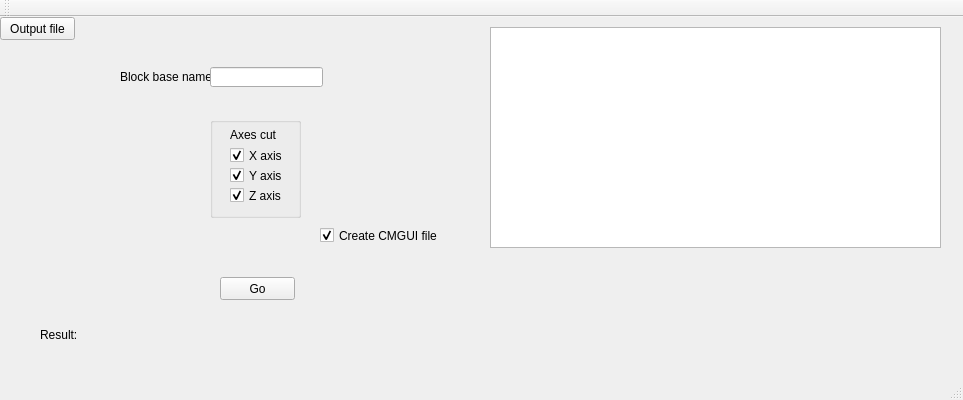
<?xml version="1.0" encoding="UTF-8"?>
<ui version="4.0">
 <class>MainWindow</class>
 <widget class="QMainWindow" name="MainWindow">
  <property name="geometry">
   <rect>
    <x>0</x>
    <y>0</y>
    <width>963</width>
    <height>400</height>
   </rect>
  </property>
  <property name="windowTitle">
   <string>Reassemble networks</string>
  </property>
  <widget class="QWidget" name="centralWidget">
   <widget class="QLabel" name="labelOutFile">
    <property name="geometry">
     <rect>
      <x>80</x>
      <y>0</y>
      <width>401</width>
      <height>21</height>
     </rect>
    </property>
    <property name="text">
     <string/>
    </property>
   </widget>
   <widget class="QPushButton" name="pushButtonOutFile">
    <property name="geometry">
     <rect>
      <x>0</x>
      <y>0</y>
      <width>75</width>
      <height>23</height>
     </rect>
    </property>
    <property name="text">
     <string>Output file</string>
    </property>
   </widget>
   <widget class="QPushButton" name="pushButtonZoom">
    <property name="geometry">
     <rect>
      <x>220</x>
      <y>260</y>
      <width>75</width>
      <height>23</height>
     </rect>
    </property>
    <property name="text">
     <string>Go</string>
    </property>
   </widget>
   <widget class="QLabel" name="label">
    <property name="geometry">
     <rect>
      <x>40</x>
      <y>310</y>
      <width>41</width>
      <height>16</height>
     </rect>
    </property>
    <property name="text">
     <string>Result:</string>
    </property>
   </widget>
   <widget class="QLabel" name="labelResult">
    <property name="geometry">
     <rect>
      <x>80</x>
      <y>310</y>
      <width>491</width>
      <height>16</height>
     </rect>
    </property>
    <property name="text">
     <string/>
    </property>
   </widget>
   <widget class="QTextEdit" name="textEdit">
    <property name="geometry">
     <rect>
      <x>490</x>
      <y>10</y>
      <width>451</width>
      <height>221</height>
     </rect>
    </property>
   </widget>
   <widget class="QCheckBox" name="checkBoxCmgui">
    <property name="geometry">
     <rect>
      <x>320</x>
      <y>210</y>
      <width>121</width>
      <height>17</height>
     </rect>
    </property>
    <property name="text">
     <string>Create CMGUI file</string>
    </property>
    <property name="checked">
     <bool>true</bool>
    </property>
   </widget>
   <widget class="QGroupBox" name="groupBox_axes">
    <property name="geometry">
     <rect>
      <x>210</x>
      <y>100</y>
      <width>91</width>
      <height>101</height>
     </rect>
    </property>
    <property name="title">
     <string/>
    </property>
    <widget class="QCheckBox" name="checkBox_x">
     <property name="geometry">
      <rect>
       <x>20</x>
       <y>30</y>
       <width>70</width>
       <height>17</height>
      </rect>
     </property>
     <property name="text">
      <string>X axis</string>
     </property>
     <property name="checked">
      <bool>true</bool>
     </property>
    </widget>
    <widget class="QCheckBox" name="checkBox_y">
     <property name="geometry">
      <rect>
       <x>20</x>
       <y>50</y>
       <width>70</width>
       <height>17</height>
      </rect>
     </property>
     <property name="text">
      <string>Y axis</string>
     </property>
     <property name="checked">
      <bool>true</bool>
     </property>
    </widget>
    <widget class="QCheckBox" name="checkBox_z">
     <property name="geometry">
      <rect>
       <x>20</x>
       <y>70</y>
       <width>70</width>
       <height>17</height>
      </rect>
     </property>
     <property name="text">
      <string>Z axis</string>
     </property>
     <property name="checked">
      <bool>true</bool>
     </property>
    </widget>
    <widget class="QLabel" name="label_axes">
     <property name="geometry">
      <rect>
       <x>20</x>
       <y>10</y>
       <width>51</width>
       <height>16</height>
      </rect>
     </property>
     <property name="text">
      <string>Axes cut</string>
     </property>
    </widget>
   </widget>
   <widget class="QLabel" name="label_basename">
    <property name="geometry">
     <rect>
      <x>120</x>
      <y>50</y>
      <width>91</width>
      <height>20</height>
     </rect>
    </property>
    <property name="text">
     <string>Block base name</string>
    </property>
   </widget>
   <widget class="QLineEdit" name="lineEditBasename">
    <property name="geometry">
     <rect>
      <x>210</x>
      <y>50</y>
      <width>113</width>
      <height>20</height>
     </rect>
    </property>
   </widget>
  </widget>
  <widget class="QMenuBar" name="menuBar">
   <property name="geometry">
    <rect>
     <x>0</x>
     <y>0</y>
     <width>963</width>
     <height>21</height>
    </rect>
   </property>
  </widget>
  <widget class="QToolBar" name="mainToolBar">
   <attribute name="toolBarArea">
    <enum>TopToolBarArea</enum>
   </attribute>
   <attribute name="toolBarBreak">
    <bool>false</bool>
   </attribute>
  </widget>
  <widget class="QStatusBar" name="statusBar"/>
 </widget>
 <layoutdefault spacing="6" margin="11"/>
 <resources/>
 <connections>
  <connection>
   <sender>pushButtonOutFile</sender>
   <signal>clicked()</signal>
   <receiver>MainWindow</receiver>
   <slot>outFileSelecter()</slot>
   <hints>
    <hint type="sourcelabel">
     <x>18</x>
     <y>55</y>
    </hint>
    <hint type="destinationlabel">
     <x>231</x>
     <y>73</y>
    </hint>
   </hints>
  </connection>
  <connection>
   <sender>pushButtonZoom</sender>
   <signal>clicked()</signal>
   <receiver>MainWindow</receiver>
   <slot>am_joiner()</slot>
   <hints>
    <hint type="sourcelabel">
     <x>265</x>
     <y>300</y>
    </hint>
    <hint type="destinationlabel">
     <x>379</x>
     <y>305</y>
    </hint>
   </hints>
  </connection>
 </connections>
 <slots>
  <slot>buttonClickHandler()</slot>
  <slot>outFileSelecter()</slot>
  <slot>am_joiner()</slot>
 </slots>
</ui>
